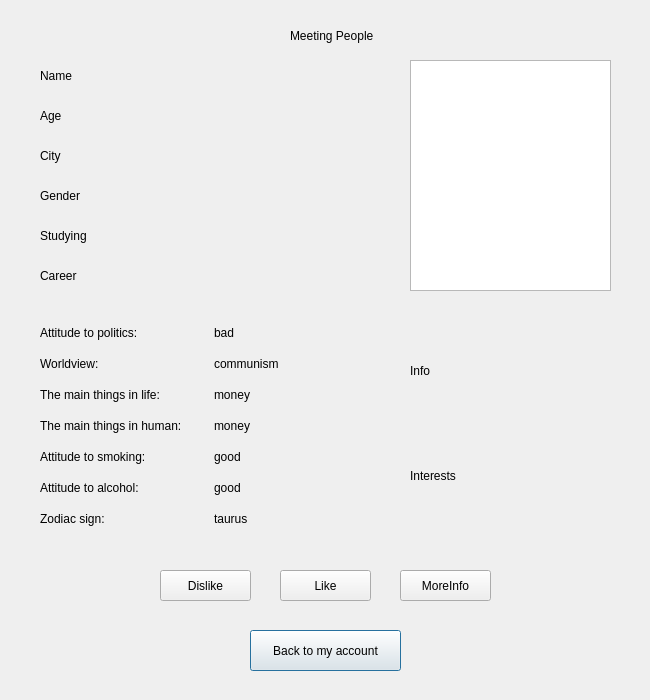
<?xml version="1.0" encoding="UTF-8"?>
<ui version="4.0">
 <class>MeetingPage</class>
 <widget class="QDialog" name="MeetingPage">
  <property name="geometry">
   <rect>
    <x>0</x>
    <y>0</y>
    <width>650</width>
    <height>700</height>
   </rect>
  </property>
  <property name="windowTitle">
   <string>Dialog</string>
  </property>
  <widget class="QLabel" name="MeetingPeople">
   <property name="geometry">
    <rect>
     <x>290</x>
     <y>10</y>
     <width>151</width>
     <height>51</height>
    </rect>
   </property>
   <property name="text">
    <string>Meeting People</string>
   </property>
  </widget>
  <widget class="QPushButton" name="BactToAcc">
   <property name="geometry">
    <rect>
     <x>250</x>
     <y>630</y>
     <width>151</width>
     <height>41</height>
    </rect>
   </property>
   <property name="text">
    <string>Back to my account</string>
   </property>
  </widget>
  <widget class="QPushButton" name="Dislike">
   <property name="geometry">
    <rect>
     <x>160</x>
     <y>570</y>
     <width>91</width>
     <height>31</height>
    </rect>
   </property>
   <property name="text">
    <string>Dislike</string>
   </property>
  </widget>
  <widget class="QPushButton" name="Like">
   <property name="geometry">
    <rect>
     <x>280</x>
     <y>570</y>
     <width>91</width>
     <height>31</height>
    </rect>
   </property>
   <property name="text">
    <string>Like</string>
   </property>
  </widget>
  <widget class="QWidget" name="layoutWidget">
   <property name="geometry">
    <rect>
     <x>410</x>
     <y>320</y>
     <width>201</width>
     <height>101</height>
    </rect>
   </property>
   <layout class="QHBoxLayout" name="horizontalLayout_4">
    <item>
     <widget class="QLabel" name="Info">
      <property name="text">
       <string>Info</string>
      </property>
     </widget>
    </item>
    <item>
     <widget class="QLabel" name="info">
      <property name="text">
       <string>&lt;info&gt;</string>
      </property>
     </widget>
    </item>
   </layout>
  </widget>
  <widget class="QWidget" name="layoutWidget_2">
   <property name="geometry">
    <rect>
     <x>40</x>
     <y>140</y>
     <width>181</width>
     <height>31</height>
    </rect>
   </property>
   <layout class="QHBoxLayout" name="horizontalLayout_2">
    <item>
     <widget class="QLabel" name="City">
      <property name="text">
       <string>City</string>
      </property>
     </widget>
    </item>
    <item>
     <widget class="QLabel" name="city">
      <property name="text">
       <string>&lt;city&gt;</string>
      </property>
     </widget>
    </item>
   </layout>
  </widget>
  <widget class="QPushButton" name="MoreInfo">
   <property name="geometry">
    <rect>
     <x>400</x>
     <y>570</y>
     <width>91</width>
     <height>31</height>
    </rect>
   </property>
   <property name="text">
    <string>MoreInfo</string>
   </property>
  </widget>
  <widget class="QWidget" name="layoutWidget">
   <property name="geometry">
    <rect>
     <x>40</x>
     <y>60</y>
     <width>181</width>
     <height>31</height>
    </rect>
   </property>
   <layout class="QHBoxLayout" name="horizontalLayout">
    <item>
     <widget class="QLabel" name="Name">
      <property name="text">
       <string>Name</string>
      </property>
     </widget>
    </item>
    <item>
     <widget class="QLabel" name="name">
      <property name="text">
       <string>&lt;name&gt;</string>
      </property>
     </widget>
    </item>
   </layout>
  </widget>
  <widget class="QWidget" name="layoutWidget">
   <property name="geometry">
    <rect>
     <x>410</x>
     <y>420</y>
     <width>201</width>
     <height>111</height>
    </rect>
   </property>
   <layout class="QHBoxLayout" name="horizontalLayout_5">
    <item>
     <widget class="QLabel" name="Interests">
      <property name="text">
       <string>Interests</string>
      </property>
     </widget>
    </item>
    <item>
     <widget class="QLabel" name="interests">
      <property name="text">
       <string>&lt;interests&gt;</string>
      </property>
     </widget>
    </item>
   </layout>
  </widget>
  <widget class="QWidget" name="layoutWidget_4">
   <property name="geometry">
    <rect>
     <x>40</x>
     <y>180</y>
     <width>181</width>
     <height>31</height>
    </rect>
   </property>
   <layout class="QHBoxLayout" name="horizontalLayout_6">
    <item>
     <widget class="QLabel" name="City_3">
      <property name="text">
       <string>Gender</string>
      </property>
     </widget>
    </item>
    <item>
     <widget class="QLabel" name="city_2">
      <property name="text">
       <string>&lt;gender&gt;</string>
      </property>
     </widget>
    </item>
   </layout>
  </widget>
  <widget class="QWidget" name="layoutWidget_5">
   <property name="geometry">
    <rect>
     <x>40</x>
     <y>220</y>
     <width>181</width>
     <height>31</height>
    </rect>
   </property>
   <layout class="QHBoxLayout" name="horizontalLayout_7">
    <item>
     <widget class="QLabel" name="City_4">
      <property name="text">
       <string>Studying</string>
      </property>
     </widget>
    </item>
    <item>
     <widget class="QLabel" name="city_3">
      <property name="text">
       <string>&lt;studying&gt;</string>
      </property>
     </widget>
    </item>
   </layout>
  </widget>
  <widget class="QWidget" name="layoutWidget_6">
   <property name="geometry">
    <rect>
     <x>40</x>
     <y>260</y>
     <width>181</width>
     <height>31</height>
    </rect>
   </property>
   <layout class="QHBoxLayout" name="horizontalLayout_8">
    <item>
     <widget class="QLabel" name="City_5">
      <property name="text">
       <string>Career</string>
      </property>
     </widget>
    </item>
    <item>
     <widget class="QLabel" name="city_4">
      <property name="text">
       <string>&lt;career&gt;</string>
      </property>
     </widget>
    </item>
   </layout>
  </widget>
  <widget class="QWidget" name="layoutWidget_7">
   <property name="geometry">
    <rect>
     <x>40</x>
     <y>320</y>
     <width>341</width>
     <height>211</height>
    </rect>
   </property>
   <layout class="QGridLayout" name="gridLayout">
    <item row="0" column="1">
     <widget class="QLabel" name="label_2">
      <property name="text">
       <string>bad</string>
      </property>
     </widget>
    </item>
    <item row="5" column="1">
     <widget class="QLabel" name="label_6">
      <property name="text">
       <string>good</string>
      </property>
     </widget>
    </item>
    <item row="2" column="0">
     <widget class="QLabel" name="LabelMainInLife">
      <property name="text">
       <string>The main things in life:</string>
      </property>
     </widget>
    </item>
    <item row="3" column="0">
     <widget class="QLabel" name="LabelMainInHuman">
      <property name="text">
       <string>The main things in human:</string>
      </property>
     </widget>
    </item>
    <item row="4" column="1">
     <widget class="QLabel" name="label">
      <property name="text">
       <string>good</string>
      </property>
     </widget>
    </item>
    <item row="1" column="0">
     <widget class="QLabel" name="LabelWorldview">
      <property name="text">
       <string>Worldview:</string>
      </property>
     </widget>
    </item>
    <item row="2" column="1">
     <widget class="QLabel" name="label_4">
      <property name="text">
       <string>money</string>
      </property>
     </widget>
    </item>
    <item row="6" column="0">
     <widget class="QLabel" name="LabeZodiac">
      <property name="text">
       <string>Zodiac sign:</string>
      </property>
     </widget>
    </item>
    <item row="3" column="1">
     <widget class="QLabel" name="label_5">
      <property name="text">
       <string>money</string>
      </property>
     </widget>
    </item>
    <item row="6" column="1">
     <widget class="QLabel" name="label_7">
      <property name="text">
       <string>taurus</string>
      </property>
     </widget>
    </item>
    <item row="5" column="0">
     <widget class="QLabel" name="LabelAlco">
      <property name="text">
       <string>Attitude to alcohol:</string>
      </property>
     </widget>
    </item>
    <item row="4" column="0">
     <widget class="QLabel" name="LabelSmoking">
      <property name="text">
       <string>Attitude to smoking:</string>
      </property>
     </widget>
    </item>
    <item row="1" column="1">
     <widget class="QLabel" name="label_3">
      <property name="text">
       <string>communism</string>
      </property>
     </widget>
    </item>
    <item row="0" column="0">
     <widget class="QLabel" name="LabelPolitics">
      <property name="text">
       <string>Attitude to politics:</string>
      </property>
     </widget>
    </item>
   </layout>
  </widget>
  <widget class="QGraphicsView" name="PhotoOfStranger">
   <property name="geometry">
    <rect>
     <x>410</x>
     <y>60</y>
     <width>201</width>
     <height>231</height>
    </rect>
   </property>
  </widget>
  <widget class="QWidget" name="">
   <property name="geometry">
    <rect>
     <x>40</x>
     <y>100</y>
     <width>181</width>
     <height>31</height>
    </rect>
   </property>
   <layout class="QHBoxLayout" name="horizontalLayout_3">
    <item>
     <widget class="QLabel" name="City_2">
      <property name="text">
       <string>Age</string>
      </property>
     </widget>
    </item>
    <item>
     <widget class="QLabel" name="age">
      <property name="text">
       <string>&lt;age&gt;</string>
      </property>
     </widget>
    </item>
   </layout>
  </widget>
 </widget>
 <resources/>
 <connections/>
</ui>
